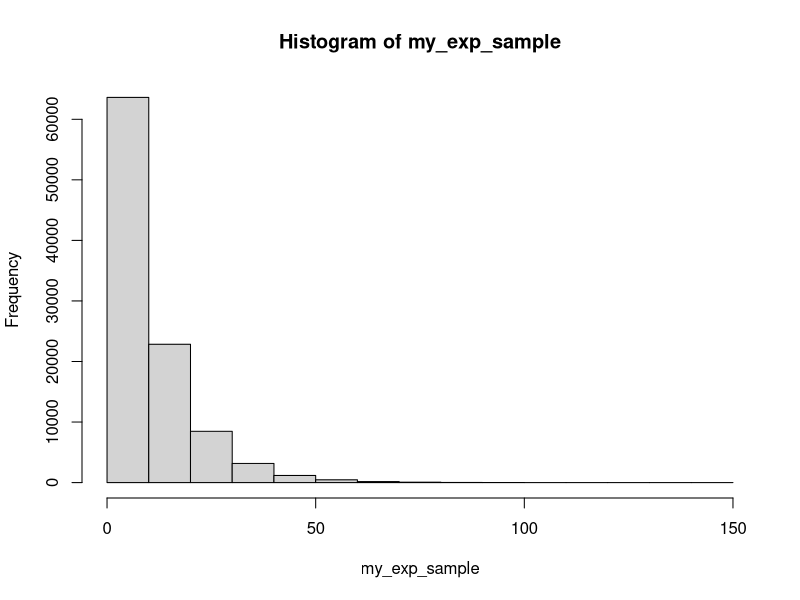
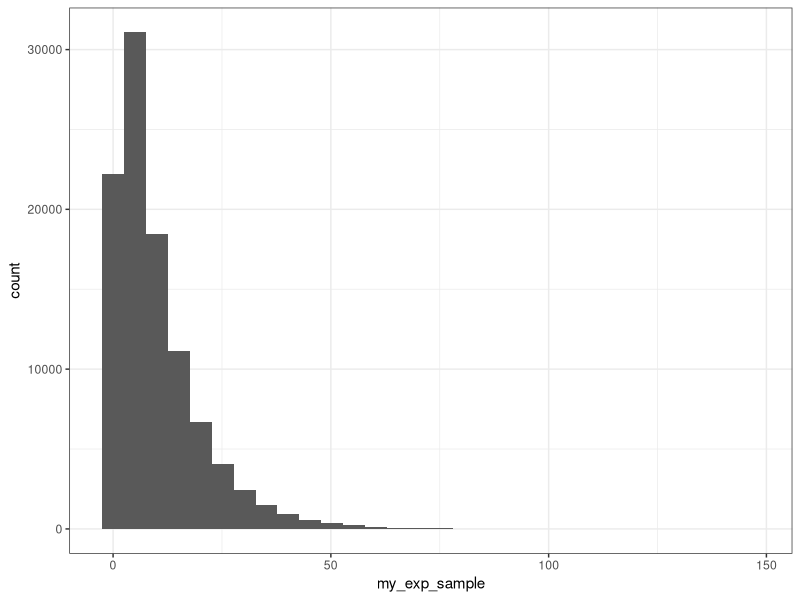
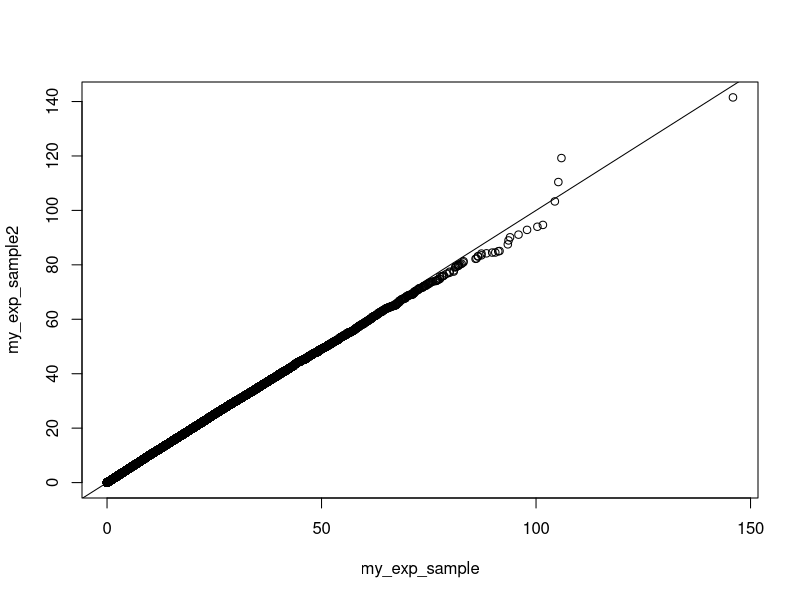

Write R code to recreate these figures, in order. (Note: this script raises an error after producing the figures.)
## ---- chunk 1
add_two_numbers <- function(number1, number2){
  return(number1 + number2)
}

add_two_numbers(number1 = 2, number2 = 9)

# We can call function without argument names but it is not good practice e.g.
add_two_numbers(2, 9)
## ---- chunk 2
rnorm(1)

rnorm(1)
## ---- chunk 3
set.seed(345454)
## ---- chunk 4
qexp(0.6, rate = 0.1)
## ---- chunk 5
rexp_isi_buds <- function(num_draws, rate = 1){
  runif_draws <- runif(num_draws) # Random draws from uniform distirbution
  return(qexp(runif_draws, rate = rate)) # Plug draws into cdf
}

my_exp_sample <- rexp_isi_buds(100000, rate = 0.1)
## ---- chunk 6
# base R plot for reference
hist(my_exp_sample) 

# ggplot
library(tidyverse)

data.frame("my_exp_sample" = my_exp_sample) %>% # Need data frame for ggplot()
  ggplot(aes(x = my_exp_sample)) +
  geom_histogram() + 
  theme_bw()# Try changing the number of bins by setting bins = 10
## ---- chunk 7
my_exp_sample2 <- rexp(100000, 0.1)

qqplot(my_exp_sample, my_exp_sample2)
abline(0,1)
## ---- chunk 8
# Parentheses tell R to print the value being stored
(emp_exp_mean <- mean(my_exp_sample)) 
(theor_exp_mean <- 1/0.1)

(emp_exp_sd <- sd(my_exp_sample))
(theor_exp_sd <- sqrt(1/0.1^2))
## ---- chunk 9
# here is some structural starter code 
# mean is the user specified mean parameter 
# var is the user specified variance parameter
# num_draws is the user specified number of draws 

rnorm_isi_buds <- function(num_draws, mean, var){
  # create function here 
  return() 
 }

# example function call 
my_norm_sample <- rnorm_isi_buds(100000, mean = 0, var =1 )

# Looking at different sample sizes and plotting, should be rougly bell shaped for 
# normal distribution
npar(mfrow=c(1,2))
hist(my_norm_sample)
hist(rnorm_isi_buds(40, mean=0,var=1))
## ---- chunk 10
qqplot(my_norm_sample, rnorm(100000,mean = 0,sd = 1))
abline(0,1)
## ---- chunk 11
qqplot(
  
  rnorm_isi_buds(100000, mean = 0, var= 10),
  rnorm(100000, mean = 0, sd= 10 )
  

)
abline(0,1)
## ---- chunk 12
rbernoulli <- function(success_prob){
  return_value <- 0
  
  if (runif(1) < success_prob){
    return_value <- 1 # else statement is not necessary, because we set return_value to 0 from the start
  }
  
  return(return_value)
}
## ---- chunk 13
num_sim <- 1000
my_coins <- numeric(num_sim)
my_prob <- 0.24

for (i in 1:num_sim){
  my_coins[i] <- rbernoulli(my_prob)
}

mean(my_coins)
## ---- chunk 14


## ---- chunk 15

## ---- chunk 16
num_sim <- 10000
test_vector <- rdiscr3_ndraws(num_draws = num_sim, 0.1, 0.2, 0.7)
# Calculate empirical proportions
sum(ifelse(test_vector == 1, yes = 1, no = 0)) / num_sim
sum(ifelse(test_vector == 2, yes = 1, no = 0)) / num_sim
sum(ifelse(test_vector == 3, yes = 1, no = 0)) / num_sim
## ---- chunk 17

## ---- chunk 18

## ---- chunk 19
